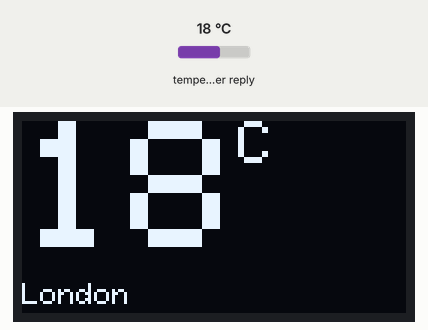
The sketch below on a simulated ESP32. Shown: 128×64 one-colour display. Inputs (shaded band) come from the test bench; at power-on: temperature in the weather reply 18 °C. WiFi joins after 1.5 s; servers stay silent unless stated; web services answer with replies made up by the test bench; what the sketch prints to the serial monitor is not drawn.

Above: at 1.9 s.

The sketch:

10_06_weather_api_safe.ino
```cpp
#include <WiFi.h>
#include <HTTPClient.h>
#include <SPI.h>
#include <Adafruit_GFX.h>
#include <Adafruit_SSD1306.h>

const char* ssid = "Monk";
const char* password = "d4daaa7eda";
const char* url = "http://api.openweathermap.org/data/2.5/weather?lat=37.886538&lon=-4.784684&appid=ea751fc7712f27059e8a99448213b712";

const long fetchPeriod = 60000L; // milliseconds
long lastFetchTime = 0;

Adafruit_SSD1306 display(128, 64, &Wire, -1);

int tempC = 0;
String placeText = String("Looking up..");

void setup(void) {
  Wire.begin(17, 16); // SDA, SCL
  display.begin(SSD1306_SWITCHCAPVCC, 0x3c);  // may need to change this I2C address
  display.setTextColor(WHITE);
  display.setTextSize(1);
  Serial.begin(9600);
  connectWiFi();
  getWeatherData();
  updateDisplay();
}

void loop(void) {
  long now = millis();
  if (now - lastFetchTime > fetchPeriod) {
    lastFetchTime += fetchPeriod;
    getWeatherData();
    updateDisplay();
  }
}

void getWeatherData() {
  if (WiFi.status() != WL_CONNECTED) {
    connectWiFi();
  }
  HTTPClient client;
  client.begin(url);
  int responseCode = client.GET();
  if (responseCode == HTTP_CODE_OK) {
    String data = client.getString();
    //Serial.println(data);
    int valueStartIndex = data.indexOf("\"temp\":");
    if (valueStartIndex > -1) {
      int valueEndIndex = data.indexOf(",", valueStartIndex);
      String tempText = data.substring(valueStartIndex + 7, valueEndIndex);
      Serial.println(tempText);
      tempC = tempText.toInt() - 273;
    }
    valueStartIndex = data.indexOf("\"name\":");
    if (valueStartIndex > -1) {
      int valueEndIndex = data.indexOf(",", valueStartIndex);
      placeText = data.substring(valueStartIndex + 8, valueEndIndex-1);
      Serial.println(placeText);
    }
  }
}

void updateDisplay() {
  display.clearDisplay();
  display.setCursor(0, 0);
  display.setTextSize(6);
  display.print(tempC);
  display.setTextSize(2);
  display.print("C");
  display.setCursor(0, 54);
  display.setTextSize(1);
  display.println(placeText);
  display.display();
}

void connectWiFi() {
  WiFi.mode(WIFI_STA);
  WiFi.begin(ssid, password);
  display.clearDisplay();
  display.println("Connecting..");
  display.display();
  while (WiFi.status() != WL_CONNECTED) {
    delay(500);
    display.print(".");
    display.display();
  }
  display.clearDisplay();
  display.println("Connected to");
  display.println(ssid);
  display.display();
}
```
